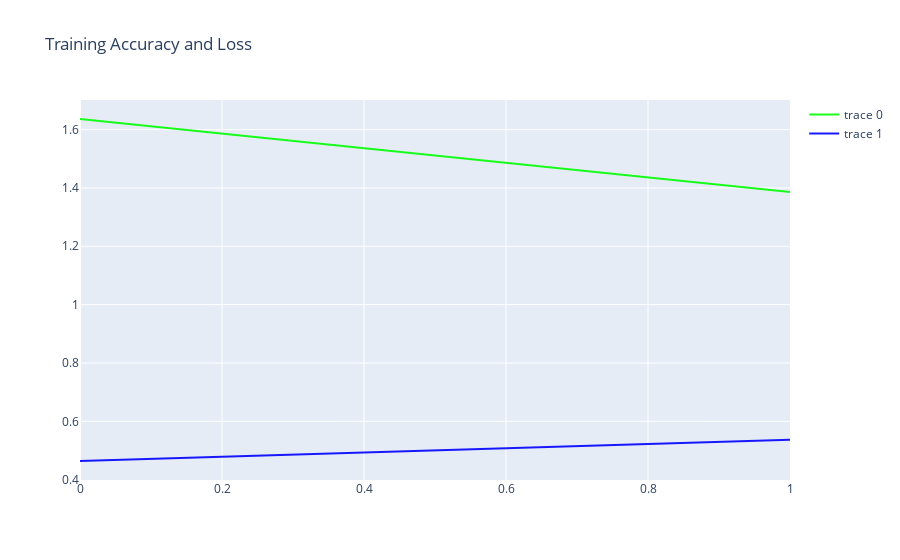

Notebook source saved alongside this figure:
### Code cell
x_ = np.array(range(len(history.history['loss']))) # get loss values from the history
trace1 = go.Scatter(
        x = x_,
        y = history.history['loss'], # get loss values from the history
        mode = "lines",
        marker = dict(color = "rgba(0,255,0,0.9)"),
        text = "Loss"
)
trace2 = go.Scatter(
        x = x_,
        y = history.history['accuracy'],# get accuracy values from the history
        mode = "lines",
        marker = dict(color = "rgba(0,0,255,0.9)"),
        text = "Accuracy"
)
data = [trace1,trace2]
layout = dict(title = "Training Accuracy and Loss")
fig = dict(data = data,layout=layout)
iplot(fig)

### Figure 1 — Plotly figure (JSON) as saved in the notebook; plotly's stock layout.template omitted (floating-point values rounded to 4 significant figures)
{"data": [{"marker": {"color": "rgba(0,255,0,0.9)"}, "mode": "lines", "text": "Loss", "type": "scatter", "x": [0, 1], "y": [1.636, 1.386]}, {"marker": {"color": "rgba(0,0,255,0.9)"}, "mode": "lines", "text": "Accuracy", "type": "scatter", "x": [0, 1], "y": [0.4639, 0.5371]}], "layout": {"title": {"text": "Training Accuracy and Loss"}}}
